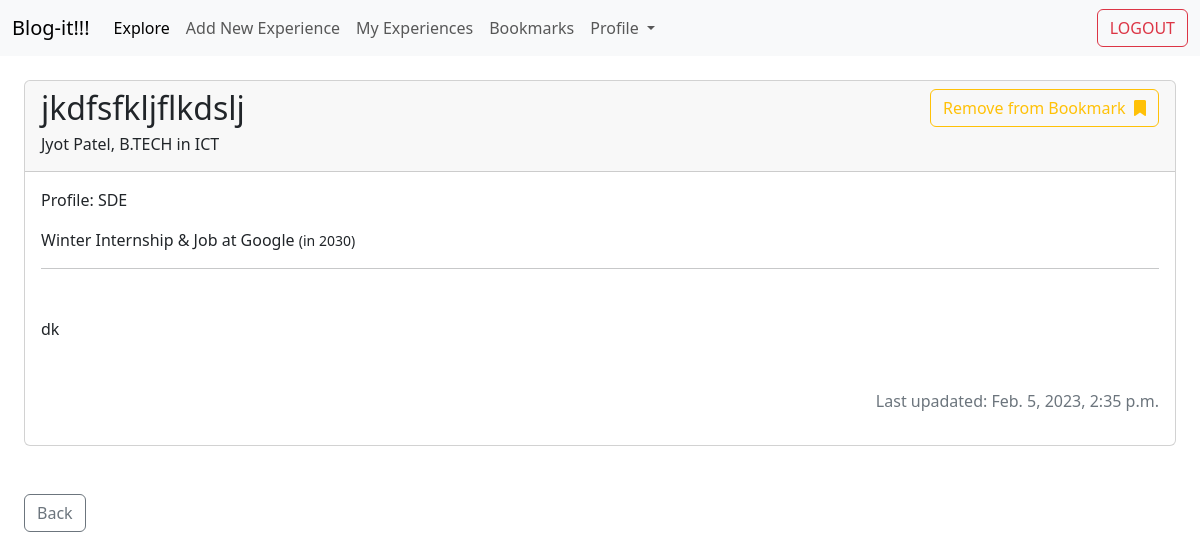
Page /home/articles/67 (signed in) on the committed database.
### home/models.py (models this page shows, shortened)
class BlogPost(models.Model):
    author = models.ForeignKey(NewUser, on_delete=models.CASCADE)
    company = models.CharField(max_length=255, null=True, blank=False)
    year = models.IntegerField(null=True, blank=False)
    job_offer = models.CharField(max_length=25, choices=[("Summer Internship",'Summer Internship'),("Winter Internship & Job",'Winter Internship & Job'), ("Job",'Job'), ("Winter Internship Only",'Winter Internship Only')], null=True, blank=False)
    profile = models.CharField(max_length=255, null=True, blank=False)
    title = models.CharField(max_length=255, null=True, blank=False, unique=True)
    body = RichTextField(null=True, blank=False)
    pub_date = models.DateTimeField(auto_now_add=True)
    bookmark = models.ManyToManyField(NewUser, related_name='bookmark', default=None, blank=True)

### accounts/models.py (models this page shows)
class NewUser(AbstractUser):
    email = models.EmailField(unique=True)
    degree = models.CharField(max_length=6,choices=[("B.TECH",'B.TECH'),("M.TECH",'M.TECH'),("MSC",'MSC')], null=True, blank=False)
    year = models.PositiveIntegerField(null=True, blank=False)
    program = models.CharField(max_length=255, null=True, blank=False)

### home/views.py (the view)
# urls.py: path('articles/<int:pk>', article_detial.as_view(), name='article_details'),
class article_detial(LoginRequiredMixin, DetailView):
    model = BlogPost
    template_name = 'articles.html'
    context_object_name = 'art'
    def get_context_data(self, *args, **kwargs):
        context =  super(article_detial, self).get_context_data(**kwargs)
        stuff = get_object_or_404(BlogPost, id=self.kwargs['pk'])
        value = False
        if stuff.bookmark.filter(id=self.request.user.id).exists():
            value = True
        context['value'] = value
        return context

### templates/articles.html (shortened to what this page needs)
{% extends 'base.html' %}
{% block content %}
<nav class="navbar navbar-expand-lg navbar-light bg-light">
    <div class="container-fluid">
      <a class="navbar-brand">Blog-it!!!</a>
      <div class="collapse navbar-collapse" id="navbarSupportedContent">
        <ul class="navbar-nav me-auto mb-2 mb-lg-0">
          <li class="nav-item">
            <a class="nav-link active" aria-current="page" href={% url 'explore' %}>Explore</a>
          </li>
          <li class="nav-item">
            <a class="nav-link" href={% url 'add_new_experience' %}>Add New Experience</a>
          </li>
          <li class="nav-item">
            <a class="nav-link" href={% url 'my_experiences' %}>My Experiences</a>
          </li>
          <li class="nav-item">
            <a class="nav-link" href={% url 'bookmarks' %}>Bookmarks</a>
          </li>
          <li class="nav-item dropdown">
            <a class="nav-link dropdown-toggle" href="#" id="navbarDropdown" role="button" data-bs-toggle="dropdown" aria-expanded="false">
              Profile
            </a>
          </li>
        </ul>
        <form class="d-flex" action={% url 'logout' %} method="post">
          <button class="btn btn-outline-danger" type="submit">LOGOUT</button>
        </form>
      </div>
    </div>
  </nav>
<div class="card m-4">
    <div class="card-header">
        <div class="d-flex justify-content-between">
            <h3 class="fs-2">{{ art.title }}</h3>
            <div onclick="myfunc()"><a href={% url 'bookmark_toggle' art.pk %} id="bk_tag" class="btn btn-outline-warning">{{ value|yesno:"Remove from Bookmark,Bookamark,Nothing" }} &nbsp;<i class="fa-solid fa-bookmark"></i></a></div>
        </div>
        <h6 class=""> {{ art.author.first_name }} {{ art.author.last_name }}, {{ art.author.degree}} in {{ art.author.program}}</h6>
    </div>
    <div class="card-body">
        <p class="">Profile: {{art.profile}}</p>
        <p> {{art.job_offer}} at {{art.company}} <small>(in {{ art.year }})</small> </p>
        <hr>
        <p class="mt-5 card-text fs-5">{% autoescape off %} {{ art.body }} {% endautoescape %}</p>
        <div class="d-flex justify-content-end mt-5"><p class="text-secondary">Last upadated: {{ art.pub_date}}</p></div>
    </div>
</div>
<a href={% url 'explore' %} class="m-4 btn btn-outline-secondary"> Back</a>
{% endblock content %}

### rows in the picture
BlogPost: title "jkdfsfkljflkdslj", author.first_name "Jyot", author.last_name "Patel", author.degree "B.TECH", author.program "ICT", profile "SDE", job_offer "Winter Internship & Job", company "Google", year "2030", body "dk", pub_date "Feb. 5, 2023, 2:35 p.m."

### other values in the picture
{{ value|yesno:"Remove from Bookmark,Bookamark,Nothing" }} "Remove from Bookmark"
